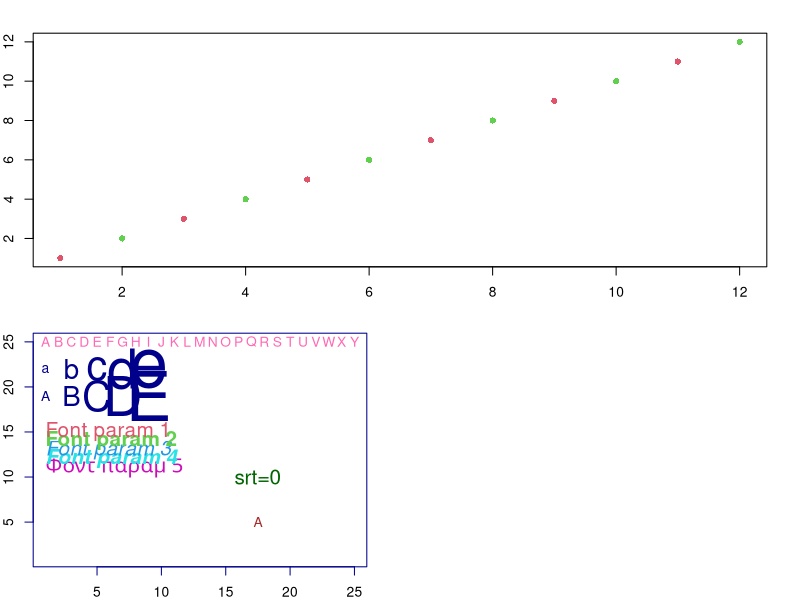

R code for this plot:
cars <- array(1:12, dim = c(6, 2, 1))
head(cars)
par(mar=c(2,2,2,2))
layout(mat = matrix(c(1,1,2,3), 2, byrow = T))
plot(cars, pch=16, col=2:3)

unlist(par("fg", "bg"))
par(bg="beige", fg="darkblue")
plot(1:25, xlab="", ylab = "", type = "n")
text(1:25, 25, labels = LETTERS[1:25], col="hotpink")
text(seq(1,10,2), 22, labels = letters[1:5], cex = 1:5)
text(seq(1,10,2), 19, labels = LETTERS[1:5], cex = 1:5)

fname<- "Font param"
for (i in 5:1) {
  par(font=i);
  text(1,16-i, labels = paste(fname, i), adj = 0, cex = 1.5, col=(i+1))
}

par(col="darkgreen")
points(17.5, 5, pch="A", col="brown")
text(17.5, 10, "srt=0", srt=0, cex = 1.5)
